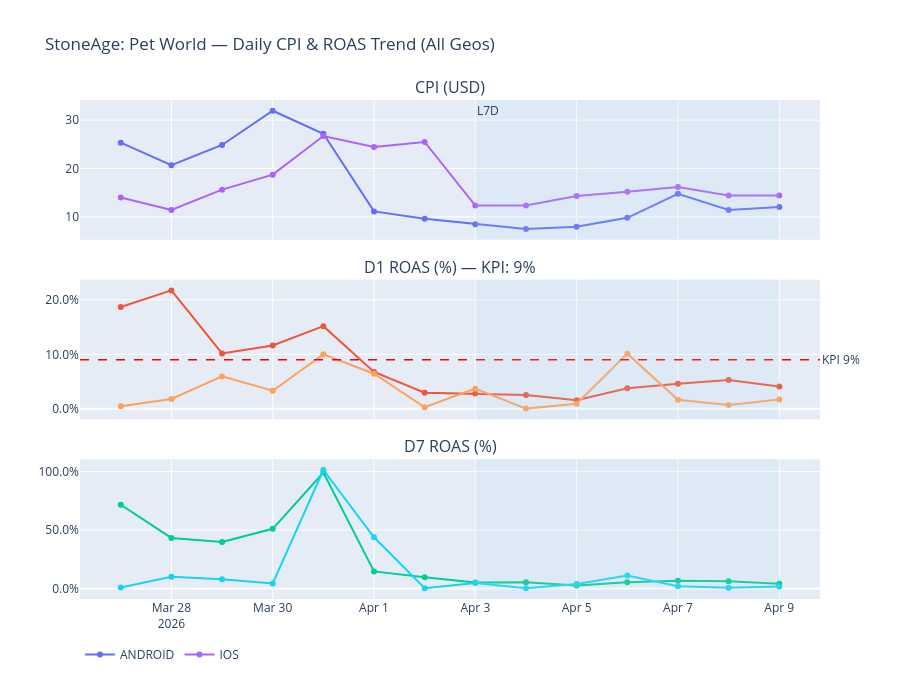

Write notebook code for a chart like this one.
### Code cell
import datetime

fig = make_subplots(
    rows=3, cols=1, shared_xaxes=True,
    subplot_titles=['CPI (USD)', f'D1 ROAS (%) — KPI: {ROAS_D1_TARGET:.0%}', 'D7 ROAS (%)'],
    vertical_spacing=0.08
)
for os_val, grp in df_daily.groupby('os'):
    fig.add_trace(go.Scatter(x=grp['date_utc'], y=grp['cpi'],
                             name=f'{os_val}', mode='lines+markers',
                             legendgroup=os_val), row=1, col=1)
    fig.add_trace(go.Scatter(x=grp['date_utc'], y=grp['roas_d1'],
                             name=f'{os_val}', mode='lines+markers',
                             legendgroup=os_val, showlegend=False), row=2, col=1)
    fig.add_trace(go.Scatter(x=grp['date_utc'], y=grp['roas_d7'],
                             name=f'{os_val}', mode='lines+markers',
                             legendgroup=os_val, showlegend=False), row=3, col=1)

# KPI target line on D1 ROAS panel
fig.add_hline(y=ROAS_D1_TARGET, line_dash='dash', line_color='red', line_width=1.5,
              annotation_text=f'KPI {ROAS_D1_TARGET:.0%}', annotation_position='right',
              row=2, col=1)

# L7D reference band
cutoff = datetime.date.today() - datetime.timedelta(days=RECENT_DAYS)
for row in [1, 2, 3]:
    fig.add_vrect(x0=cutoff, x1=df_daily['date_utc'].max(),
                  fillcolor='lightblue', opacity=0.15, line_width=0,
                  annotation_text='L7D' if row == 1 else '',
                  annotation_position='top left', row=row, col=1)

fig.update_yaxes(tickformat='.1%', row=2, col=1)
fig.update_yaxes(tickformat='.1%', row=3, col=1)
fig.update_layout(title='StoneAge: Pet World — Daily CPI & ROAS Trend (All Geos)',
                  height=680, legend=dict(orientation='h', y=-0.08))
fig.show()

### Figure 1 — Plotly figure (JSON) as saved in the notebook; plotly's stock layout.template omitted (floating-point values rounded to 4 significant figures)
{"data": [{"legendgroup": "ANDROID", "mode": "lines+markers", "name": "ANDROID", "type": "scatter", "x": ["2026-03-27", "2026-03-28", "2026-03-29", "2026-03-30", "2026-03-31", "2026-04-01", "2026-04-02", "2026-04-03", "2026-04-04", "2026-04-05", "2026-04-06", "2026-04-07", "2026-04-08", "2026-04-09"], "xaxis": "x", "y": [25.34, 20.68, 24.87, 31.94, 27.17, 11.14, 9.599, 8.502, 7.508, 7.952, 9.819, 14.78, 11.44, 12.06], "yaxis": "y"}, {"legendgroup": "ANDROID", "mode": "lines+markers", "name": "ANDROID", "showlegend": false, "type": "scatter", "x": ["2026-03-27", "2026-03-28", "2026-03-29", "2026-03-30", "2026-03-31", "2026-04-01", "2026-04-02", "2026-04-03", "2026-04-04", "2026-04-05", "2026-04-06", "2026-04-07", "2026-04-08", "2026-04-09"], "xaxis": "x2", "y": [0.1868, 0.2173, 0.1016, 0.1163, 0.1517, 0.0677, 0.02961, 0.028, 0.02553, 0.01597, 0.03789, 0.04599, 0.05293, 0.04096], "yaxis": "y2"}, {"legendgroup": "ANDROID", "mode": "lines+markers", "name": "ANDROID", "showlegend": false, "type": "scatter", "x": ["2026-03-27", "2026-03-28", "2026-03-29", "2026-03-30", "2026-03-31", "2026-04-01", "2026-04-02", "2026-04-03", "2026-04-04", "2026-04-05", "2026-04-06", "2026-04-07", "2026-04-08", "2026-04-09"], "xaxis": "x3", "y": [0.7156, 0.4323, 0.3977, 0.51, 0.9909, 0.1463, 0.09741, 0.05105, 0.05474, 0.02704, 0.05421, 0.06689, 0.06314, 0.04096], "yaxis": "y3"}, {"legendgroup": "IOS", "mode": "lines+markers", "name": "IOS", "type": "scatter", "x": ["2026-03-27", "2026-03-28", "2026-03-29", "2026-03-30", "2026-03-31", "2026-04-01", "2026-04-02", "2026-04-03", "2026-04-04", "2026-04-05", "2026-04-06", "2026-04-07", "2026-04-08", "2026-04-09"], "xaxis": "x", "y": [14.02, 11.44, 15.64, 18.73, 26.72, 24.42, 25.48, 12.34, 12.38, 14.31, 15.18, 16.19, 14.4, 14.41], "yaxis": "y"}, {"legendgroup": "IOS", "mode": "lines+markers", "name": "IOS", "showlegend": false, "type": "scatter", "x": ["2026-03-27", "2026-03-28", "2026-03-29", "2026-03-30", "2026-03-31", "2026-04-01", "2026-04-02", "2026-04-03", "2026-04-04", "2026-04-05", "2026-04-06", "2026-04-07", "2026-04-08", "2026-04-09"], "xaxis": "x2", "y": [0.004589, 0.01806, 0.0595, 0.03323, 0.09992, 0.06442, 0.00296, 0.03706, 0.0004059, 0.00945, 0.1012, 0.0165, 0.006846, 0.01693], "yaxis": "y2"}, {"legendgroup": "IOS", "mode": "lines+markers", "name": "IOS", "showlegend": false, "type": "scatter", "x": ["2026-03-27", "2026-03-28", "2026-03-29", "2026-03-30", "2026-03-31", "2026-04-01", "2026-04-02", "2026-04-03", "2026-04-04", "2026-04-05", "2026-04-06", "2026-04-07", "2026-04-08", "2026-04-09"], "xaxis": "x3", "y": [0.00917, 0.1014, 0.07892, 0.04385, 1.012, 0.4375, 0.003453, 0.04671, 0.00244, 0.03862, 0.1116, 0.0207, 0.007312, 0.01693], "yaxis": "y3"}], "layout": {"annotations": [{"font": {"size": 16}, "showarrow": false, "text": "CPI (USD)", "x": 0.5, "xanchor": "center", "xref": "paper", "y": 1, "yanchor": "bottom", "yref": "paper"}, {"font": {"size": 16}, "showarrow": false, "text": "D1 ROAS (%) — KPI: 9%", "x": 0.5, "xanchor": "center", "xref": "paper", "y": 0.64, "yanchor": "bottom", "yref": "paper"}, {"font": {"size": 16}, "showarrow": false, "text": "D7 ROAS (%)", "x": 0.5, "xanchor": "center", "xref": "paper", "y": 0.28, "yanchor": "bottom", "yref": "paper"}, {"showarrow": false, "text": "KPI 9%", "x": 1, "xanchor": "left", "xref": "x2 domain", "y": 0.09, "yanchor": "middle", "yref": "y2"}, {"showarrow": false, "text": "L7D", "x": "2026-04-03", "xanchor": "left", "xref": "x", "y": 1, "yanchor": "top", "yref": "y domain"}, {"showarrow": false, "text": "", "x": "2026-04-03", "xanchor": "left", "xref": "x2", "y": 1, "yanchor": "top", "yref": "y2 domain"}, {"showarrow": false, "text": "", "x": "2026-04-03", "xanchor": "left", "xref": "x3", "y": 1, "yanchor": "top", "yref": "y3 domain"}], "height": 680, "legend": {"orientation": "h", "y": -0.08}, "shapes": [{"line": {"color": "red", "dash": "dash", "width": 1.5}, "type": "line", "x0": 0, "x1": 1, "xref": "x2 domain", "y0": 0.09, "y1": 0.09, "yref": "y2"}, {"fillcolor": "lightblue", "line": {"width": 0}, "opacity": 0.15, "type": "rect", "x0": "2026-04-03", "x1": "2026-04-09", "xref": "x", "y0": 0, "y1": 1, "yref": "y domain"}, {"fillcolor": "lightblue", "line": {"width": 0}, "opacity": 0.15, "type": "rect", "x0": "2026-04-03", "x1": "2026-04-09", "xref": "x2", "y0": 0, "y1": 1, "yref": "y2 domain"}, {"fillcolor": "lightblue", "line": {"width": 0}, "opacity": 0.15, "type": "rect", "x0": "2026-04-03", "x1": "2026-04-09", "xref": "x3", "y0": 0, "y1": 1, "yref": "y3 domain"}], "title": {"text": "StoneAge: Pet World — Daily CPI & ROAS Trend (All Geos)"}, "xaxis": {"anchor": "y", "domain": [0, 1], "matches": "x3", "showticklabels": false}, "xaxis2": {"anchor": "y2", "domain": [0, 1], "matches": "x3", "showticklabels": false}, "xaxis3": {"anchor": "y3", "domain": [0, 1]}, "yaxis": {"anchor": "x", "domain": [0.72, 1]}, "yaxis2": {"anchor": "x2", "domain": [0.36, 0.64], "tickformat": ".1%"}, "yaxis3": {"anchor": "x3", "domain": [0, 0.28], "tickformat": ".1%"}}}
